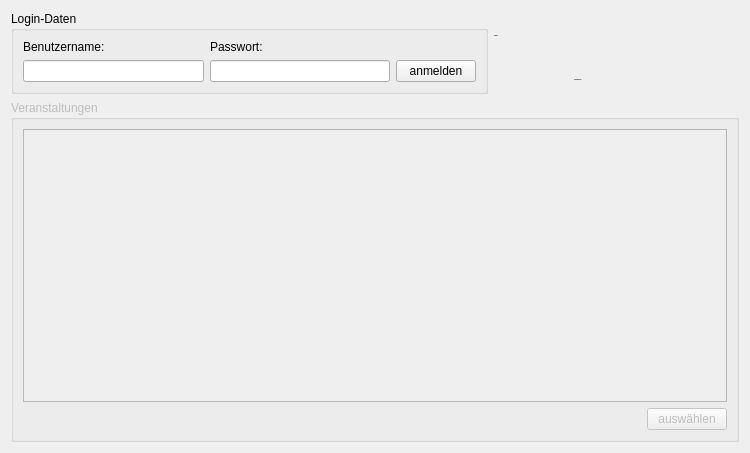
<?xml version="1.0" encoding="UTF-8"?>
<ui version="4.0">
 <class>Tool_Login_Dialog_Ui</class>
 <widget class="QWidget" name="Tool_Login_Dialog_Ui">
  <property name="geometry">
   <rect>
    <x>0</x>
    <y>0</y>
    <width>750</width>
    <height>452</height>
   </rect>
  </property>
  <property name="sizePolicy">
   <sizepolicy hsizetype="Preferred" vsizetype="Preferred">
    <horstretch>0</horstretch>
    <verstretch>0</verstretch>
   </sizepolicy>
  </property>
  <property name="minimumSize">
   <size>
    <width>750</width>
    <height>0</height>
   </size>
  </property>
  <property name="maximumSize">
   <size>
    <width>750</width>
    <height>16777215</height>
   </size>
  </property>
  <property name="windowTitle">
   <string>TurnFix - Anmelden</string>
  </property>
  <property name="windowIcon">
   <iconset resource="../../../../resources/TurnFix.qrc">
    <normaloff>:/appicons/icon.png</normaloff>:/appicons/icon.png</iconset>
  </property>
  <layout class="QGridLayout" name="gridLayout_2">
   <item row="0" column="0" rowspan="2">
    <widget class="QGroupBox" name="groupBox">
     <property name="sizePolicy">
      <sizepolicy hsizetype="Preferred" vsizetype="Fixed">
       <horstretch>0</horstretch>
       <verstretch>0</verstretch>
      </sizepolicy>
     </property>
     <property name="title">
      <string>Login-Daten</string>
     </property>
     <layout class="QGridLayout" name="gridLayout_3">
      <item row="0" column="0">
       <widget class="QLabel" name="label">
        <property name="text">
         <string>Benutzername:</string>
        </property>
       </widget>
      </item>
      <item row="0" column="1">
       <widget class="QLabel" name="label_2">
        <property name="text">
         <string>Passwort:</string>
        </property>
       </widget>
      </item>
      <item row="1" column="0">
       <widget class="QLineEdit" name="txt_username"/>
      </item>
      <item row="1" column="1">
       <widget class="QLineEdit" name="txt_password">
        <property name="inputMask">
         <string/>
        </property>
        <property name="text">
         <string/>
        </property>
        <property name="echoMode">
         <enum>QLineEdit::Password</enum>
        </property>
       </widget>
      </item>
      <item row="1" column="2">
       <widget class="QPushButton" name="but_login">
        <property name="text">
         <string>anmelden</string>
        </property>
        <property name="shortcut">
         <string>Return</string>
        </property>
       </widget>
      </item>
     </layout>
    </widget>
   </item>
   <item row="0" column="1">
    <widget class="QLabel" name="label_4">
     <property name="sizePolicy">
      <sizepolicy hsizetype="Fixed" vsizetype="Fixed">
       <horstretch>0</horstretch>
       <verstretch>0</verstretch>
      </sizepolicy>
     </property>
     <property name="font">
      <font>
       <family>Tahoma</family>
       <pointsize>-1</pointsize>
       <weight>75</weight>
       <italic>false</italic>
       <bold>true</bold>
      </font>
     </property>
     <property name="styleSheet">
      <string notr="true">font:bold 44px &quot;Tahoma&quot;;</string>
     </property>
     <property name="text">
      <string>TurnFix</string>
     </property>
    </widget>
   </item>
   <item row="0" column="2" rowspan="2">
    <widget class="QLabel" name="label_3">
     <property name="sizePolicy">
      <sizepolicy hsizetype="Fixed" vsizetype="Fixed">
       <horstretch>0</horstretch>
       <verstretch>0</verstretch>
      </sizepolicy>
     </property>
     <property name="minimumSize">
      <size>
       <width>71</width>
       <height>71</height>
      </size>
     </property>
     <property name="maximumSize">
      <size>
       <width>71</width>
       <height>71</height>
      </size>
     </property>
     <property name="text">
      <string/>
     </property>
     <property name="pixmap">
      <pixmap resource="../../../../resources/TurnFix.qrc">:/appicons/icon.png</pixmap>
     </property>
     <property name="scaledContents">
      <bool>true</bool>
     </property>
    </widget>
   </item>
   <item row="1" column="1">
    <widget class="QLabel" name="label_5">
     <property name="sizePolicy">
      <sizepolicy hsizetype="Fixed" vsizetype="Fixed">
       <horstretch>0</horstretch>
       <verstretch>0</verstretch>
      </sizepolicy>
     </property>
     <property name="minimumSize">
      <size>
       <width>168</width>
       <height>0</height>
      </size>
     </property>
     <property name="maximumSize">
      <size>
       <width>168</width>
       <height>16777215</height>
      </size>
     </property>
     <property name="font">
      <font>
       <family>Tahoma</family>
       <pointsize>-1</pointsize>
       <weight>75</weight>
       <italic>false</italic>
       <bold>true</bold>
      </font>
     </property>
     <property name="styleSheet">
      <string notr="true">font: bold 19px &quot;Tahoma&quot;;</string>
     </property>
     <property name="text">
      <string>www.turnfix.de</string>
     </property>
     <property name="alignment">
      <set>Qt::AlignCenter</set>
     </property>
    </widget>
   </item>
   <item row="2" column="0" colspan="3">
    <widget class="QGroupBox" name="gbx_events">
     <property name="enabled">
      <bool>false</bool>
     </property>
     <property name="sizePolicy">
      <sizepolicy hsizetype="Preferred" vsizetype="Fixed">
       <horstretch>0</horstretch>
       <verstretch>0</verstretch>
      </sizepolicy>
     </property>
     <property name="minimumSize">
      <size>
       <width>0</width>
       <height>342</height>
      </size>
     </property>
     <property name="maximumSize">
      <size>
       <width>16777215</width>
       <height>342</height>
      </size>
     </property>
     <property name="title">
      <string>Veranstaltungen</string>
     </property>
     <layout class="QGridLayout" name="gridLayout">
      <item row="1" column="0">
       <widget class="QTableView" name="tbl_events">
        <property name="editTriggers">
         <set>QAbstractItemView::NoEditTriggers</set>
        </property>
        <property name="alternatingRowColors">
         <bool>true</bool>
        </property>
        <property name="selectionMode">
         <enum>QAbstractItemView::SingleSelection</enum>
        </property>
        <property name="selectionBehavior">
         <enum>QAbstractItemView::SelectRows</enum>
        </property>
        <attribute name="horizontalHeaderHighlightSections">
         <bool>false</bool>
        </attribute>
        <attribute name="verticalHeaderVisible">
         <bool>false</bool>
        </attribute>
        <attribute name="verticalHeaderDefaultSectionSize">
         <number>20</number>
        </attribute>
       </widget>
      </item>
      <item row="2" column="0">
       <widget class="QPushButton" name="but_event">
        <property name="sizePolicy">
         <sizepolicy hsizetype="Fixed" vsizetype="Fixed">
          <horstretch>0</horstretch>
          <verstretch>0</verstretch>
         </sizepolicy>
        </property>
        <property name="layoutDirection">
         <enum>Qt::RightToLeft</enum>
        </property>
        <property name="text">
         <string>auswählen</string>
        </property>
       </widget>
      </item>
     </layout>
    </widget>
   </item>
  </layout>
 </widget>
 <resources>
  <include location="../../../../resources/TurnFix.qrc"/>
 </resources>
 <connections/>
</ui>
